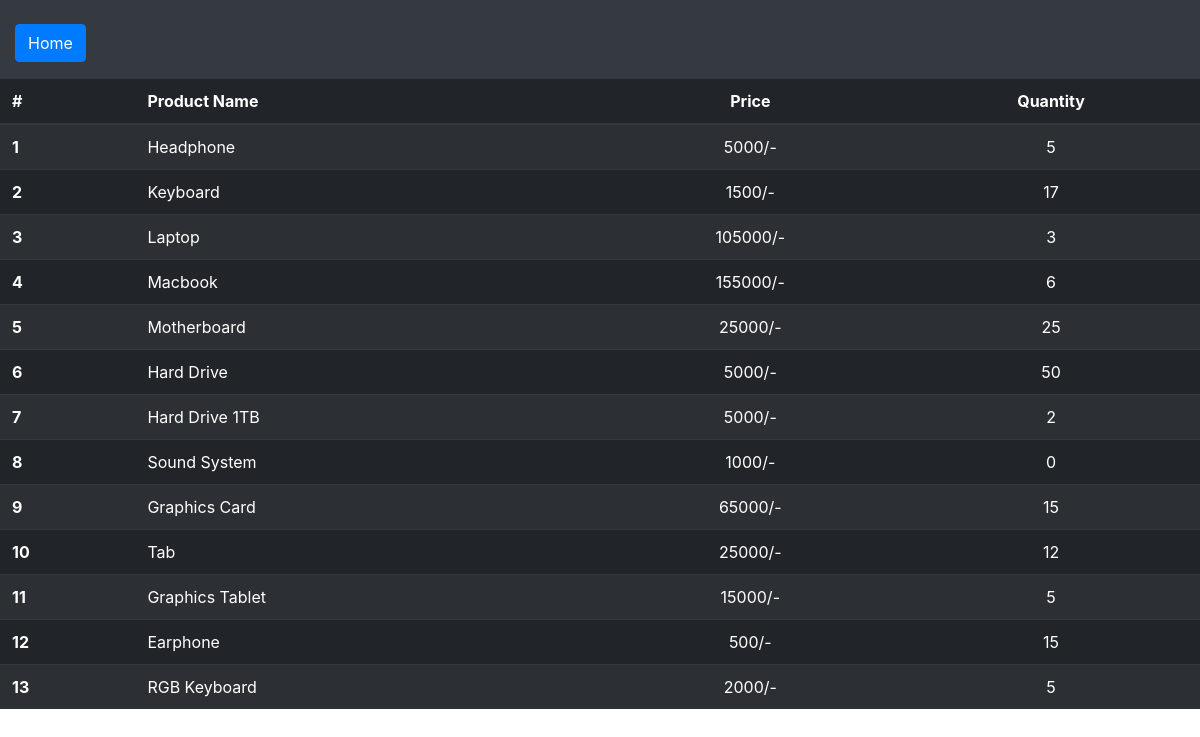
Page /check_inv on the earlier database version.
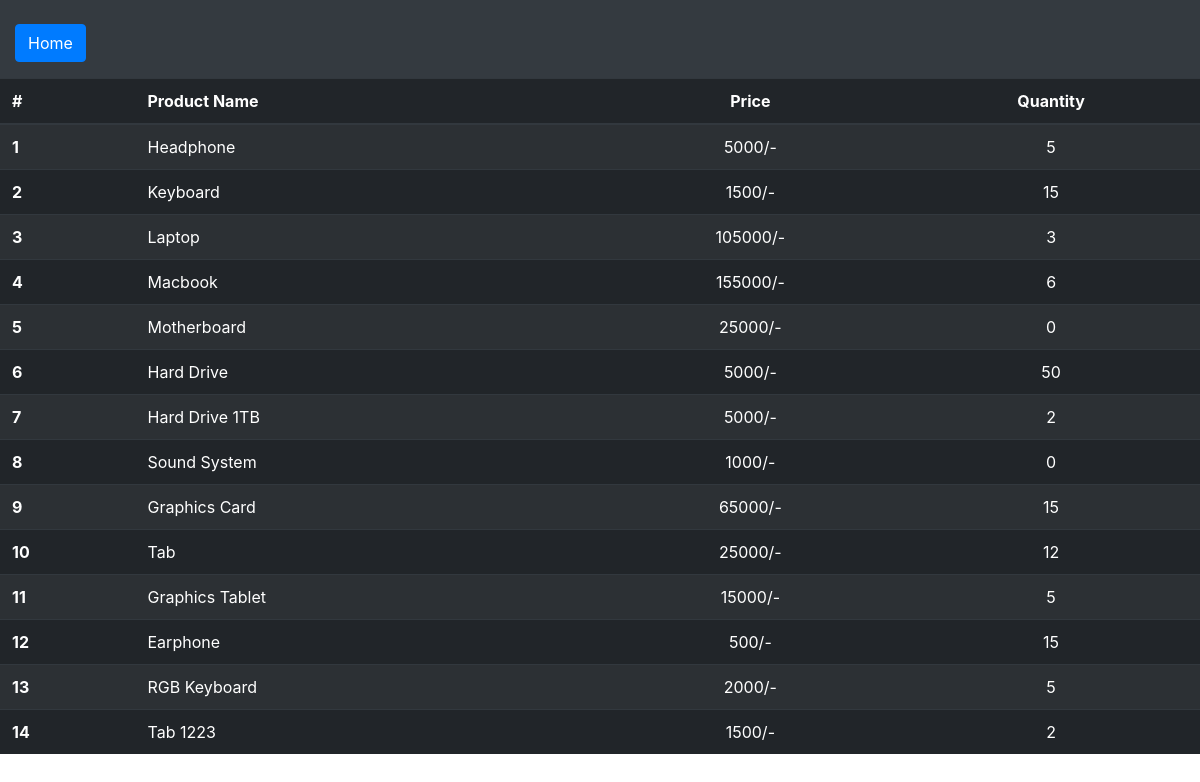
Same page on the later database version.
### inventory/models.py (models this page shows)
class Products(models.Model):
    name = models.CharField(max_length=50)
    price=models.IntegerField()
    quantity=models.IntegerField()

### inventory/views.py (the view)
# urls.py: path('check_inv', views.check_inv, name='check_inv'),
def check_inv(request):
    prod=Products.objects.all()
    return render(request, "view_inv.html", {'prods':prod})

### templates/view_inv.html (shortened to what this page needs)
<link href="//maxcdn.bootstrapcdn.com/bootstrap/4.1.1/css/bootstrap.min.css" rel="stylesheet" id="bootstrap-css">
<div class="bg-dark text-white">
    <div class="col">
        <form action="home">
            <br> <button type="Submit" class="btn btn-primary btn-md">Home</button><br>
        </form>
    </div>
<table class="table table-dark table-striped">
    <thead>
        <tr>
            <th scope="col">#</th>
            <th scope="col">Product Name</th>
            <th style="text-align:center" scope="col">Price</th>
            <th style="text-align:center" scope="col">Quantity</th>
        </tr>
    </thead>
    <tbody>
        {% for prod in prods %}
            <tr>
                <th scope="row">{{prod.id}}</th>
                <td style="text-align:left">{{prod.name}}</td>
                <td style="text-align:center">{{prod.price}}/-</td>
                <td style="text-align:center">{{prod.quantity}}</td>
            </tr>
        {%  endfor %}
    </tbody>
</table>
</div>

Differences in the rows shown:
changed Products "Keyboard": quantity "17" → "15"
changed Products "Motherboard": quantity "25" → "0"
added Products: id "14", name "Tab 1223", price "1500", quantity "2"
